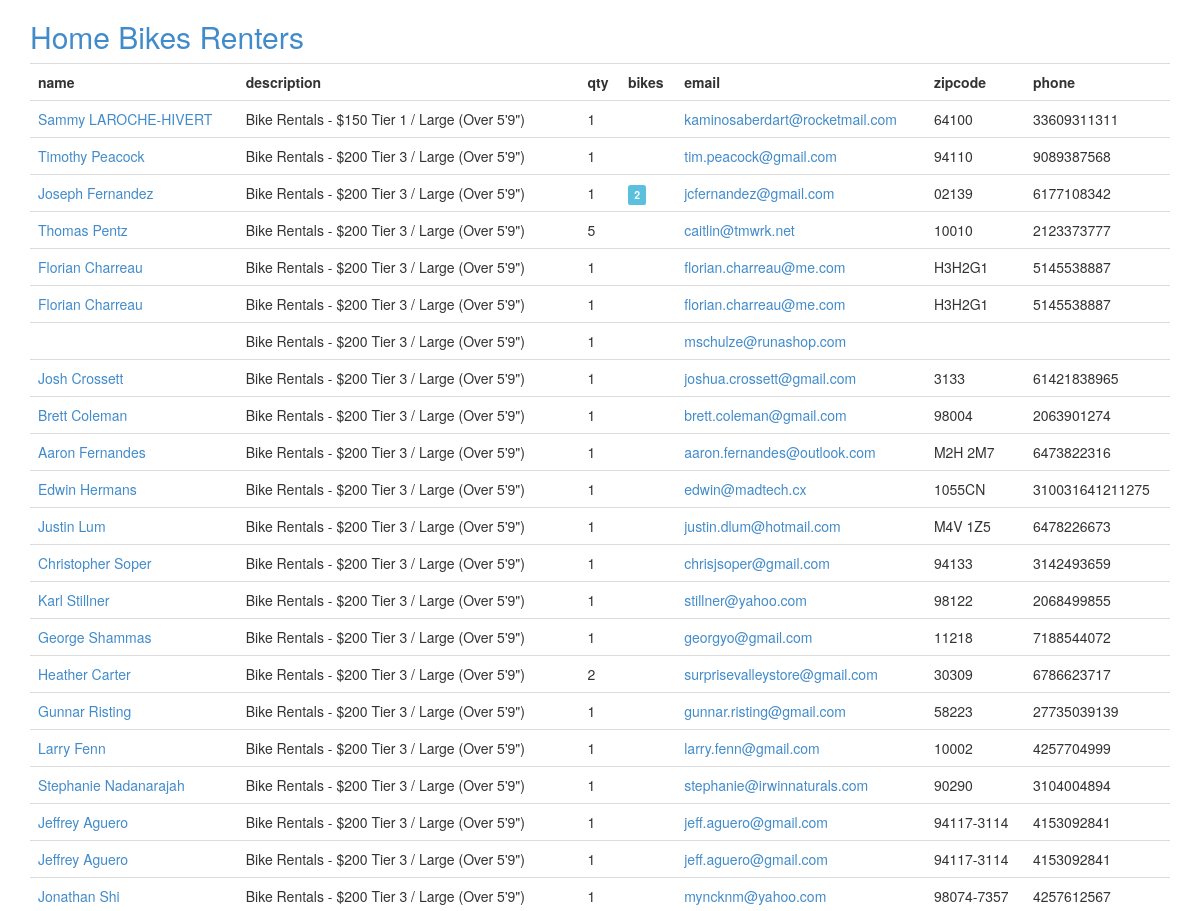
The app's page /renters (upper part), older data.
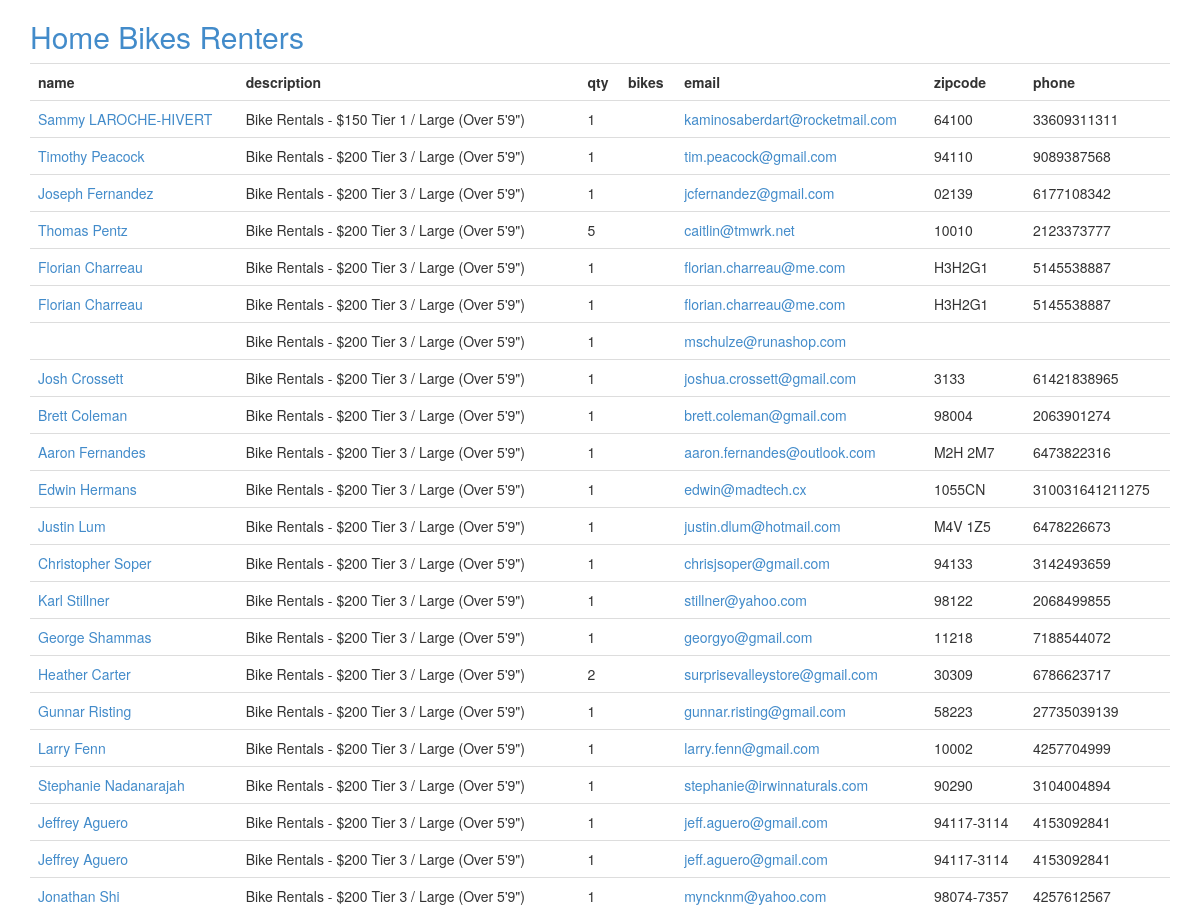
The same page, newer data.
### bike/models.py (models this page shows, shortened)
class Renter(Base):
  __tablename__ = 'renter'
  id = Column(Integer, primary_key=True)
  name = Column(String(255), unique=False)
  email = Column(String(255), unique=False)
  code = Column(String(255), unique=True)
  bikes = relationship('Bike', backref=backref('renter'))
  zipcode = Column(String(255))
  phone = Column(String(255))
  desc = Column(String)
  qty = Column(Integer)

class Bike(Base):
  __tablename__ = 'bike'
  id = Column(Integer, primary_key=True)
  renter_id = Column(Integer, ForeignKey('renter.id'))
  code = Column(String(255), unique=True)
  comment = Column(String)

### bike/views.py (the view)
@app.route('/renters')
def renters():
  return render_template('renters.html', renters=db.query(Renter))

### bike/__init__.py (called while the page is built)
@app.teardown_appcontext
def shutdown_session(exception=None):
  db.remove()

### bike/templates/renters.html
{% extends "base.html" %}
{% block content %}
<table class="table table-hover">
  <tr><th>name</th><th>description</th><th>qty</th><th>bikes</th><th>email</th><th>zipcode</th><th>phone</th></tr>
  {% for renter in renters %}
  <tr><td><a href="{{url_for('renter', oid=renter.id)}}">{{renter.name}}</a></td><td>{{renter.desc}}</td><td>{{renter.qty}}</td><td>{% for bike in renter.bikes %}<a href="{{url_for('bike', code=bike.code)}}"><span class="label label-info">{{bike.code}}</span></a>&nbsp;{% endfor %}</td><td><a href="{{url_for('scan', code=renter.email)}}">{{renter.email}}</a></td><td>{{renter.zipcode}}</td><td>{{renter.phone}}</tr>
  {% endfor %}
</table>
{% endblock %}

Row changes from the older to the newer data that the page shows:
changed Renter "Joseph Fernandez": loses Bike (code "2")
